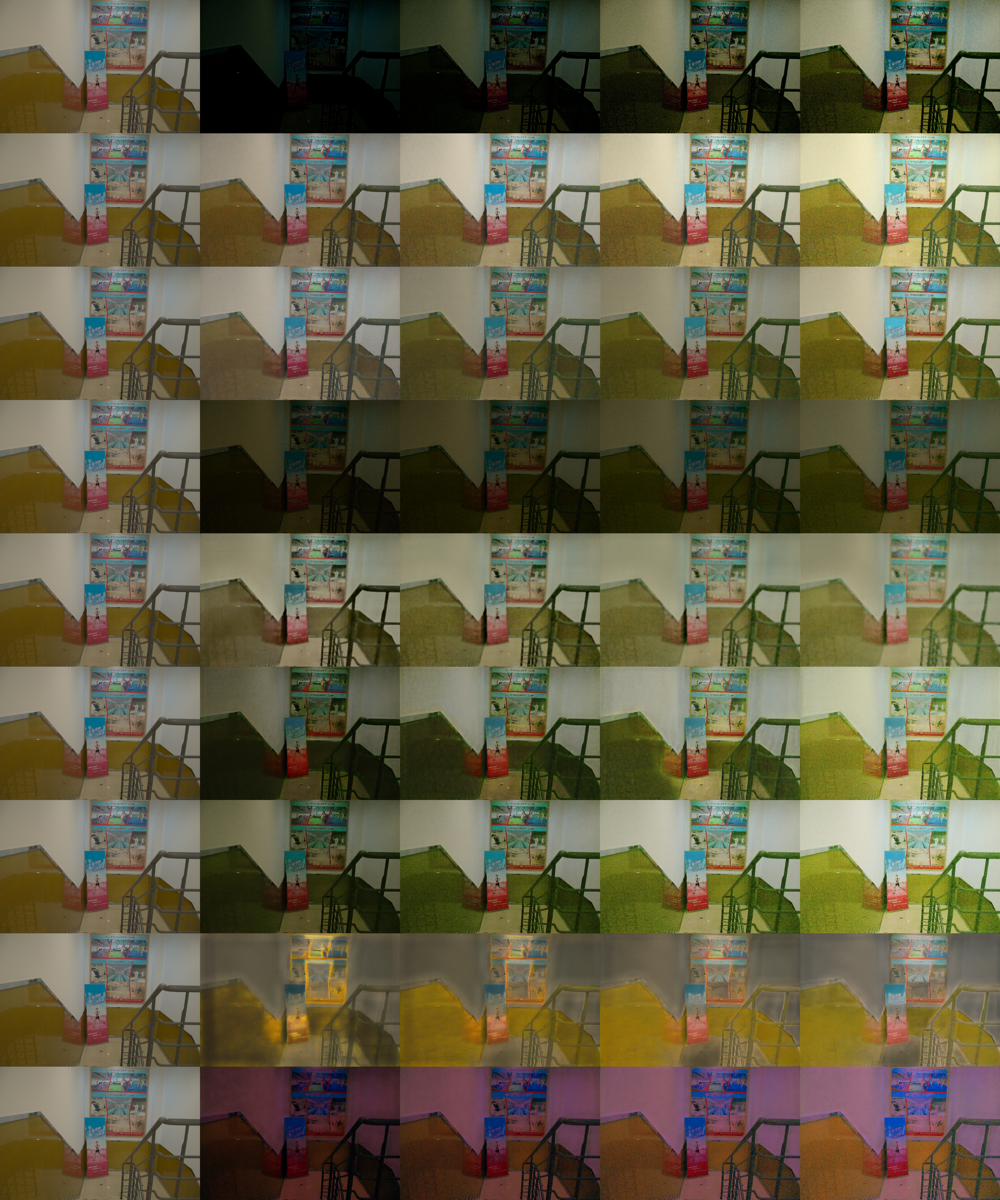

Python code for this plot:
# 同一 Retinexformer 结构与训练配置 (n_feat=40, blocks [1,2,2], L1, mixup), 只换训练数据集, 推理 00739: 墙的颜色是否各不相同?
#   "数据 + 回归" 的预测: 墙变灰 / 保住 / 整体偏向某个颜色, 取决于该数据集里暗部输入颜色与 GT 颜色的关系;
#   若各数据集的模型都把墙压到差不多的灰度, 中性区也都不偏, 则说明原因在结构/回归本身而不是数据.
#   指标: 墙的色度保持率 (亮度归一化) 与色相差; GT 中性区 (暗/亮) 的 Δa* Δb* (整体偏色方向); 输出亮度.
#   不同数据集的输入亮度差别很大 (SID 约 48/255, LOL 约 10/255), 所以对整图输入做线性曝光 x1/x2/x4/x8 后各推理一次.
# 权重: Retinexformer/pretrained_weights/*.pth (官方发布: LOL_v1, LOL_v2_real, LOL_v2_synthetic, SID, SMID, SDSD_indoor, SDSD_outdoor, FiveK, NTIRE),
#       有几个跑几个. 对比图: analysis/cross_dataset_00739.png (每行一个权重, 列为 GT 与各曝光).
# 用法 (仓库根目录): python analysis/cross_dataset_00739.py
import glob, os, importlib.util, numpy as np, torch
from PIL import Image
from skimage.color import rgb2lab
from scipy.ndimage import binary_dilation
torch.set_num_threads(8)
RD='ReDDiT/experiments/lolv2_test_real/lolv2_test_real_numstep_4_w_snr_0.2_w_gt_0.2_w_lpips_0.1_260921_193705/results'
L=lambda p: np.asarray(Image.open(p).convert('RGB')).astype(float)/255
def lin(x): return np.where(x<=0.04045,x/12.92,((x+0.055)/1.055)**2.4)
def srgb(x): x=np.clip(x,0,1); return np.where(x<=0.0031308,12.92*x,1.055*x**(1/2.4)-0.055)
W=np.array([0.2126,0.7152,0.0722])
g=L(f'{RD}/gt/50_gt.png'); lo=L(f'{RD}/input/50_lq.png')[8:408,4:604]; wall=np.load('analysis/wall_mask_00739.npy'); gw=lin(g)[wall].mean(0)
lg=rgb2lab(g); neu=(np.hypot(lg[...,1],lg[...,2])<6)&~binary_dilation(wall,iterations=15); nd=neu&(lg[...,0]<45); nb=neu&(lg[...,0]>=60)
labm=lambda o,mk: rgb2lab(srgb(lin(o)[mk].mean(0))[None,None])[0,0]
def wall_stats(o):
    m=lin(o)[wall].mean(0); m=m*(gw@W)/(m@W); a=rgb2lab(srgb(m)[None,None])[0,0]; b=rgb2lab(srgb(gw)[None,None])[0,0]
    dh=(np.degrees(np.arctan2(a[2],a[1]))-np.degrees(np.arctan2(b[2],b[1]))+180)%360-180
    return np.hypot(a[1],a[2])/np.hypot(b[1],b[2]), dh
spec=importlib.util.spec_from_file_location('rf','Retinexformer/basicsr/models/archs/RetinexFormer_arch.py'); rfm=importlib.util.module_from_spec(spec); spec.loader.exec_module(rfm)
@torch.no_grad()
def run(net,img): return net(torch.from_numpy(np.ascontiguousarray(img.transpose(2,0,1))).float()[None]).clamp(0,1)[0].numpy().transpose(1,2,0)
K=[1,2,4,8]; rows=[]
print(f'输入整图平均 {lo.mean()*255:.1f}/255; GT 黄墙色相 {np.degrees(np.arctan2(*labm(g,wall)[[2,1]])):.1f}°, GT 全图平均 L*={lg[...,0].mean():.1f}')
print('权重              曝光 | 墙保持率 墙色相差 | 暗中性区 Δa* Δb* | 亮中性区 Δa* Δb* | 输出平均 L*')
import hashlib
uniq={}   # 按文件内容去重 (LOL_v2.pth 与 LOL_v2_real.pth 是同一份), 保留名字更长的
for ck in sorted(glob.glob('Retinexformer/pretrained_weights/*.pth')):
    h=hashlib.md5(open(ck,'rb').read()).hexdigest()
    if h not in uniq or len(ck)>len(uniq[h]): uniq[h]=ck
for ck in sorted(uniq.values()):
    name=os.path.basename(ck)[:-4]
    net=rfm.RetinexFormer(in_channels=3,out_channels=3,n_feat=40,stage=1,num_blocks=[1,2,2])
    net.load_state_dict({k.replace('module.',''):v for k,v in torch.load(ck,map_location='cpu',weights_only=False)['params'].items()}); net.eval()
    outs=[]
    for k in K:
        o=run(net,srgb(lin(lo)*k)); outs.append(o); r,dh=wall_stats(o); a=labm(o,nd)-labm(g,nd); b=labm(o,nb)-labm(g,nb)
        print(f'{name:16s} x{k:<3} |  {r:5.2f}   {dh:+6.1f}° |   {a[1]:+5.1f} {a[2]:+5.1f}    |   {b[1]:+5.1f} {b[2]:+5.1f}    |  {rgb2lab(o)[...,0].mean():5.1f}')
    rows.append(np.concatenate([g]+outs,1))
M=np.concatenate(rows,0); Image.fromarray(np.round(M*255).astype(np.uint8)).resize((M.shape[1]//3,M.shape[0]//3)).save('analysis/cross_dataset_00739.png')
